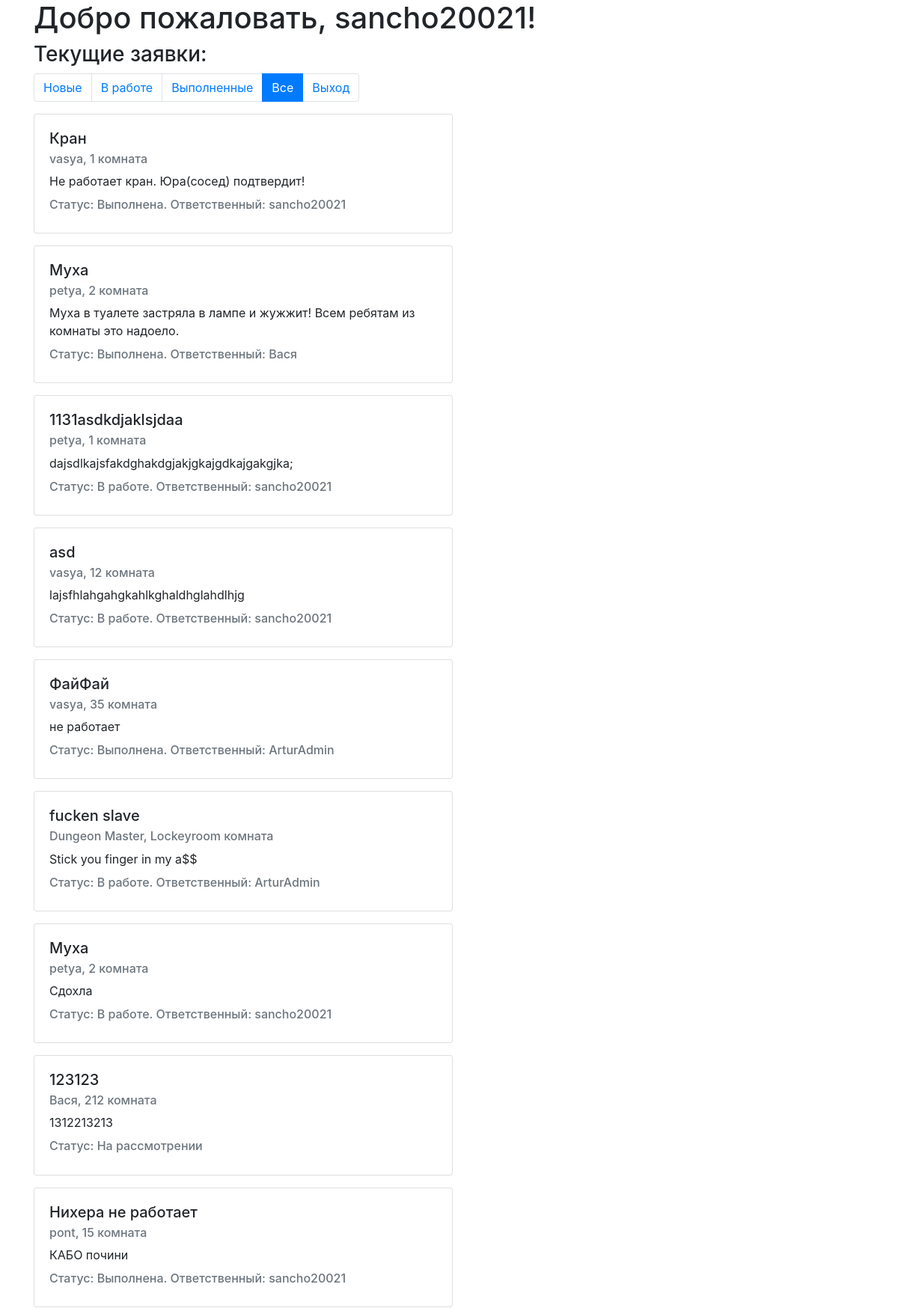
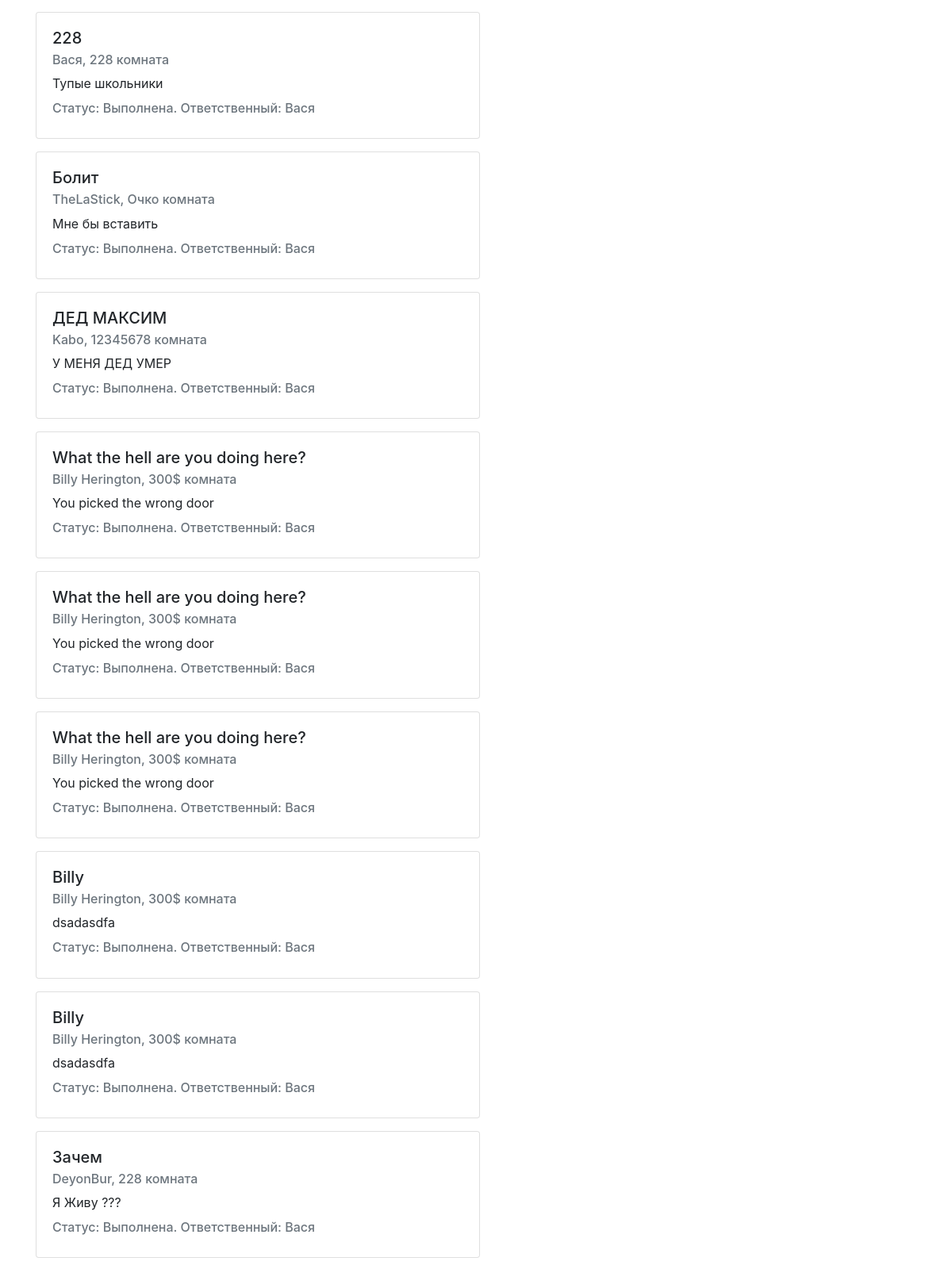
/allModer (signed in, upper part), run on the app's committed database (2 pictures, top to bottom).
### app/models.py (models this page shows, shortened)
class Claim(models.Model):
    text = models.TextField()
    name = models.CharField(max_length=255)
    house = models.CharField(max_length=255)
    user = models.ForeignKey(User, on_delete=models.CASCADE)
    status = models.CharField(max_length=255)
    moder = models.ForeignKey(User, on_delete=models.CASCADE, related_name='moders', default=None, blank=True,
                              null=True)
    likes = models.ManyToManyField(User, related_name='likes')

### app/views.py (the view)
# urls.py: path('allModer', indexModerAll),
def indexModerAll(request):
    return indexModerRender(request, 'all')

### app/views.py (called while the page is built, shortened)
@register.filter(name='lookup')
def lookup(value, arg):
    return value[arg]

def indexModerRender(request, status):
    if request.user.is_authenticated and request.user.groups.filter(name='moders').exists():
        if request.method == 'GET':
            claims = Claim.objects.all()
            if status == 'new':
                claims = Claim.objects.filter(status=status)
            if status == 'finished' or status == 'processed':
                claims = Claim.objects.filter(status=status, moder=request.user)
            section = status
            statusRus = dict()
            statusRus['new'] = 'На рассмотрении'
            statusRus['processed'] = 'В работе'
            statusRus['finished'] = 'Выполнена'
            return render(request, "indexModer.html",
                          {'claims': claims, 'username': request.user.username, 'section': section,
                           'statusRus': statusRus})
    else:
        return redirect('/login')

### app/templates/indexModer.html (shortened to what this page needs)
<!DOCTYPE html>
<html lang="en">
<head>
    <link href="/open-iconic/font/css/open-iconic-bootstrap.css" rel="stylesheet">
    <link rel="stylesheet" href="https://maxcdn.bootstrapcdn.com/bootstrap/4.0.0/css/bootstrap.min.css"
>
</head>
<body>
<div class="container">
    <h1>Добро пожаловать, {{username}}!</h1>
    <h3>
        Текущие заявки:
    </h3>
    <nav aria-label="...">
        <ul class="pagination">
            <li class="page-item {% if section == 'new' %} active {%endif%}"><a class="page-link" href="/new">Новые</a>
            </li>
            <li class="page-item {% if section == 'processed' %} active {%endif%}"><a class="page-link"
                                                                                      href="/processed">В работе</a>
            </li>
            <li class="page-item {% if section == 'finished' %} active {%endif%}"><a class="page-link" href="/finished">Выполненные</a>
            </li>
            <li class="page-item {% if section == 'all' %} active {%endif%}"><a class="page-link"
                                                                                      href="/allModer">Все</a>
            </li>
            <li class="page-item">
                <a class="page-link" href="/logout">Выход</a>
            </li>
        </ul>
    </nav>
    {% for claim in claims %}
    <form method="POST">
        <div class="card" style="width: 35rem;">
            <div class="card-body">
                <h5 class="card-title">{{claim.name}}</h5>
                <h6 class="card-subtitle mb-2 text-muted">{{claim.user.username}}, {{claim.house}} комната</h6>
                <p class="card-text">{{claim.text}}</p>
                {% if claim.status != 'new' %}
                <h6 class="card-subtitle mb-2 text-muted">Статус: {{ statusRus|lookup:claim.status }}. Ответственный:
                    {{claim.moder}}</h6>
                {%endif%}
                {% if claim.status == 'new' %}
                    <h6 class="card-subtitle mb-2 text-muted">Статус: {{ statusRus|lookup:claim.status }} </h6>
                {%endif%}
            </div>
        </div>
    </form>
    {% endfor %}
</div>
</body>
</html>

### data on the page
Claim: name "Кран", user.username "vasya", house "1", text "Не работает кран. Юра(сосед) подтвердит!", status "Выполнена", moder "sancho20021"
Claim: name "Муха", user.username "petya", house "2", text "Муха в туалете застряла в лампе и жужжит! Всем ребятам из комнаты это надоело.", status "Выполнена", moder "Вася"
Claim: name "1131asdkdjaklsjdaa", user.username "petya", house "1", text "dajsdlkajsfakdghakdgjakjgkajgdkajgakgjka;", status "В работе", moder "sancho20021"
Claim: name "asd", user.username "vasya", house "12", text "lajsfhlahgahgkahlkghaldhglahdlhjg", status "В работе", moder "sancho20021"
Claim: name "ФайФай", user.username "vasya", house "35", text "не работает", status "Выполнена", moder "ArturAdmin"
Claim: name "fucken slave", user.username "Dungeon Master", house "Lockeyroom", text "Stick you finger in my a$$", status "В работе", moder "ArturAdmin"
Claim: name "Муха", user.username "petya", house "2", text "Сдохла", status "В работе", moder "sancho20021"
Claim: name "123123", user.username "Вася", house "212", text "1312213213", status "На рассмотрении"
Claim: name "Нихера не работает", user.username "pont", house "15", text "КАБО почини", status "Выполнена", moder "sancho20021"
Claim: name "228", user.username "Вася", house "228", text "Тупые школьники", status "Выполнена", moder "Вася"
Claim: name "Болит", user.username "TheLaStick", house "Очко", text "Мне бы вставить", status "Выполнена", moder "Вася"
Claim: name "ДЕД МАКСИМ", user.username "Kabo", house "12345678", text "У МЕНЯ ДЕД УМЕР", status "Выполнена", moder "Вася"
Claim: name "What the hell are you doing here?", user.username "Billy Herington", house "300$", text "You picked the wrong door", status "Выполнена", moder "Вася"
Claim: name "What the hell are you doing here?", user.username "Billy Herington", house "300$", text "You picked the wrong door", status "Выполнена", moder "Вася"
Claim: name "What the hell are you doing here?", user.username "Billy Herington", house "300$", text "You picked the wrong door", status "Выполнена", moder "Вася"
Claim: name "Billy", user.username "Billy Herington", house "300$", text "dsadasdfa", status "Выполнена", moder "Вася"
Claim: name "Billy", user.username "Billy Herington", house "300$", text "dsadasdfa", status "Выполнена", moder "Вася"
Claim: name "Зачем", user.username "DeyonBur", house "228", text "Я Живу ???", status "Выполнена", moder "Вася"

### other printed values
{{ username }} "sancho20021"
